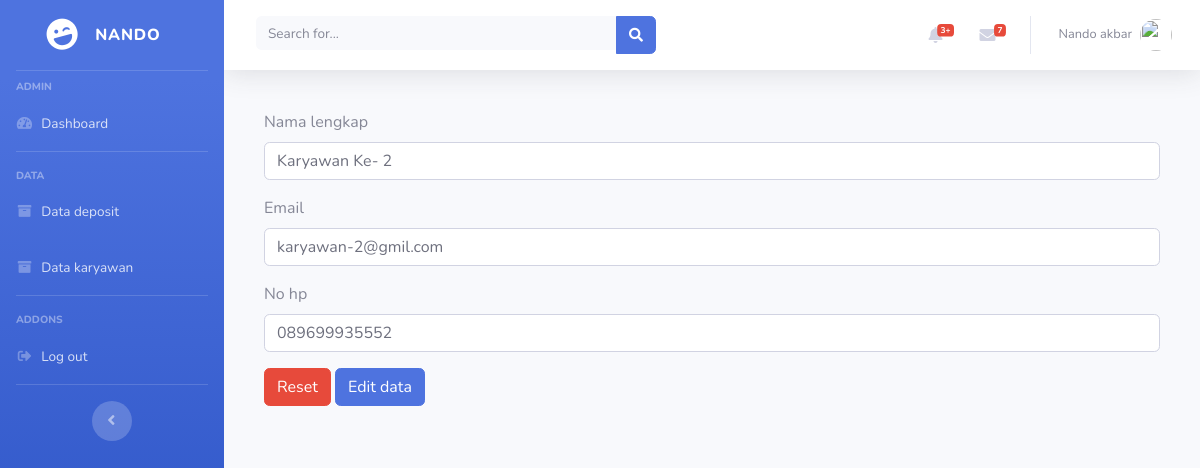
The app's page /Karyawan/edit/2 with its own data.
### tables this page shows
CREATE TABLE `karyawan` (
  `id_karyawan` int(100) NOT NULL,
  `nama_lengkap` varchar(50) NOT NULL,
  `email` varchar(50) NOT NULL,
  `no_hp` varchar(13) NOT NULL,
  `foto` text NOT NULL
);

### application/controllers/Karyawan.php (called while the page is built, shortened)
<?php
class Karyawan extends CI_Controller
{
    public function __construct()
    {
        $this->load->model('Karyawan_model');
        $this->load->library('form_validation');
    }
    public function edit($id)
    {
        $data['judul'] = 'Form edit';
        $data['karyawan'] = $this->Karyawan_model->getKaryawanById($id);
        $this->form_validation->set_rules('nama_lengkap', 'Nama_lengkap', 'required');
        $this->form_validation->set_rules('email', 'Email', 'required|valid_email');
        $this->form_validation->set_rules('no_hp', 'No_hp', 'required|numeric');
        if ($this->form_validation->run() == FALSE) {
            $this->load->view('karyawan/header', $data);
            $this->load->view('karyawan/sidebar');
            $this->load->view('karyawan/edit', $data);
            $this->load->view('karyawan/footer');
        } else {
            $this->Karyawan_model->ubahData();
            $this->session->set_flashdata('flash', 'di ubah');
            redirect('Karyawan');
        }
    }
}

### index.php (called while the page is built, shortened)
<?php
require_once BASEPATH.'core/CodeIgniter.php';

### application/models/Karyawan_model.php (called while the page is built, shortened)
<?php
class Karyawan_model extends CI_Model
{
    public function getKaryawanById($id)
    {
        return $this->db->get_where('karyawan', ['id_karyawan' => $id])->row_array();
    }
}

### application/views/karyawan/edit.php (the view, shortened to what this page needs)
<div class="container-fluid">
    <div class="content-wrapper">
        <div class="content">
            <div class="modal-body">
                <form action="" method="post">
                    <div class="form-group">
                        <label for="nama_lengkap">Nama lengkap</label>
                        <input type="text" class="form-control" id="nama_lengkap" name="nama_lengkap" value="<?= $karyawan['nama_lengkap']; ?>">
                    </div>
                    <div class="form-group">
                        <label for="email">Email</label>
                        <input type="text" class="form-control" id="email" name="email" value="<?= $karyawan['email']; ?>">
                    </div>
                    <div class="form-group">
                        <label for="no_hp">No hp</label>
                        <input type="text" class="form-control" id="no_hp" name="no_hp" value="<?= $karyawan['no_hp']; ?>" ></input>
                    </div>
                    <button type="reset" class="btn btn-danger" data-dismiss="modal">Reset</button>
                    <button type="submit" class="btn btn-primary">Edit data</button>
                </form>
            </div>
        </div>
    </div>
</div>

### records on screen
karyawan: nama_lengkap "Karyawan Ke- 2", email "karyawan-2@gmil.com", no_hp "089699935552"
